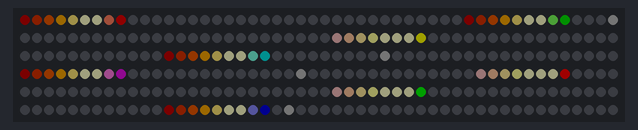
Bench run of a sketch on a simulated Arduino Uno, built for the host (arithmetic inside an expression is 32-bit, double 64-bit). Shown: 300 RGB LEDs in strip order, left to right, continuing on the next row. Dim RGB values are drawn brighter than linear; random numbers use the default seed unless the sketch sets one.

Above: at 0.16 s.
At 5.09 s:
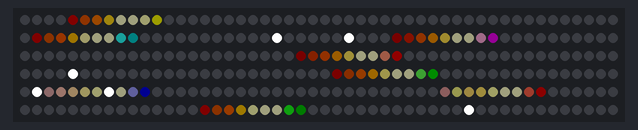
At 10.03 s:
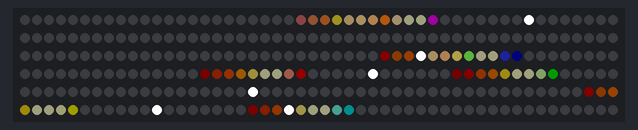
At 19.9 s:
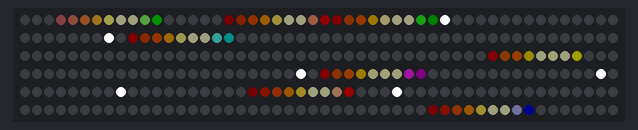
At 29.77 s:
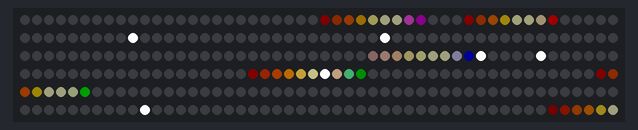
At 39.63 s:
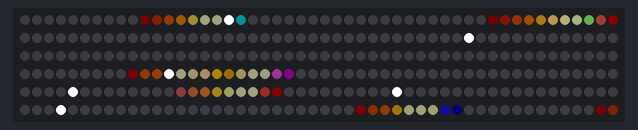

The sketch:

ard_xmas3.ino
```cpp
#include <FastLED.h>

#define LED_PIN     8
#define NUM_LEDS    300

CRGB leds[NUM_LEDS];
CRGB Star = CRGB(1, 1, 1);

float Brightness = 0.13;
const float BaseSpeed = 0.26;

// sprite data need to be adapted if you change these
const int SpriteAmount = 4;
const int RocketAmount = 8;
const int RocketSegmentAmount = 8;
const int ColorChannelAmount = 3;

// initial rocket positions
float SignalPosition[RocketAmount] = {0.2, 37.2, 75.2, 112.2, 150.2, 187.2, 225.2, 262.2};

// rocket animation sprites in RGB, RGB, etc. each line is one rocket type, there are four animation frames for boosting
int Sprites[SpriteAmount][RocketAmount][RocketSegmentAmount][ColorChannelAmount] = {
        // normal
        50, 0, 0, 100, 40, 0, 200, 80, 0, 240, 200, 0, 255, 255, 200, 255, 255, 200, 255, 255, 200, 255, 0, 0,
        50, 0, 0, 100, 40, 0, 200, 80, 0, 240, 200, 0, 255, 255, 200, 255, 255, 200, 255, 255, 200, 0, 255, 0,
        50, 0, 0, 100, 40, 0, 200, 80, 0, 240, 200, 0, 255, 255, 200, 255, 255, 200, 255, 255, 200, 255, 255, 0,
        50, 0, 0, 100, 40, 0, 200, 80, 0, 240, 200, 0, 255, 255, 200, 255, 255, 200, 255, 255, 200, 0, 255, 255,
        50, 0, 0, 100, 40, 0, 200, 80, 0, 240, 200, 0, 255, 255, 200, 255, 255, 200, 255, 255, 200, 255, 0, 255,
        50, 0, 0, 100, 40, 0, 200, 80, 0, 240, 200, 0, 255, 255, 200, 255, 255, 200, 255, 255, 200, 255, 0, 0,
        50, 0, 0, 100, 40, 0, 200, 80, 0, 240, 200, 0, 255, 255, 200, 255, 255, 200, 255, 255, 200, 0, 255, 0,
        50, 0, 0, 100, 40, 0, 200, 80, 0, 240, 200, 0, 255, 255, 200, 255, 255, 200, 255, 255, 200, 0, 0, 255,
        // boost1
        100, 50, 50, 150, 90, 50, 250, 130, 50, 255, 250, 50, 255, 255, 200, 255, 255, 200, 255, 255, 200, 255, 0, 0,
        100, 50, 50, 150, 90, 50, 250, 130, 50, 255, 250, 50, 255, 255, 200, 255, 255, 200, 255, 255, 200, 0, 255, 0,
        100, 50, 50, 150, 90, 50, 250, 130, 50, 255, 250, 50, 255, 255, 200, 255, 255, 200, 255, 255, 200, 255, 255, 0,
        100, 50, 50, 150, 90, 50, 250, 130, 50, 255, 250, 50, 255, 255, 200, 255, 255, 200, 255, 255, 200, 0, 255, 255,
        100, 50, 50, 150, 90, 50, 250, 130, 50, 255, 250, 50, 255, 255, 200, 255, 255, 200, 255, 255, 200, 255, 0, 255,
        100, 50, 50, 150, 90, 50, 250, 130, 50, 255, 250, 50, 255, 255, 200, 255, 255, 200, 255, 255, 200, 255, 0, 0,
        100, 50, 50, 150, 90, 50, 250, 130, 50, 255, 250, 50, 255, 255, 200, 255, 255, 200, 255, 255, 200, 0, 255, 0,
        100, 50, 50, 150, 90, 50, 250, 130, 50, 255, 250, 50, 255, 255, 200, 255, 255, 200, 255, 255, 200, 0, 0, 255,
        // boost2
        150, 100, 100, 200, 240, 100, 255, 180, 100, 255, 255, 100, 255, 255, 200, 255, 255, 200, 255, 255, 200, 255, 0, 0,
        150, 100, 100, 200, 240, 100, 255, 180, 100, 255, 255, 100, 255, 255, 200, 255, 255, 200, 255, 255, 200, 0, 255, 0,
        150, 100, 100, 200, 240, 100, 255, 180, 100, 255, 255, 100, 255, 255, 200, 255, 255, 200, 255, 255, 200, 255, 255, 0,
        150, 100, 100, 200, 240, 100, 255, 180, 100, 255, 255, 100, 255, 255, 200, 255, 255, 200, 255, 255, 200, 0, 255, 255,
        150, 100, 100, 200, 240, 100, 255, 180, 100, 255, 255, 100, 255, 255, 200, 255, 255, 200, 255, 255, 200, 255, 0, 255,
        150, 100, 100, 200, 240, 100, 255, 180, 100, 255, 255, 100, 255, 255, 200, 255, 255, 200, 255, 255, 200, 255, 0, 0,
        150, 100, 100, 200, 240, 100, 255, 180, 100, 255, 255, 100, 255, 255, 200, 255, 255, 200, 255, 255, 200, 0, 255, 0,
        150, 100, 100, 200, 240, 100, 255, 180, 100, 255, 255, 100, 255, 255, 200, 255, 255, 200, 255, 255, 200, 0, 0, 255,
        // boost3
        200, 150, 150, 250, 190, 150, 255, 230, 150, 255, 255, 150, 255, 255, 200, 255, 255, 200, 255, 255, 200, 255, 0, 0,
        200, 150, 150, 250, 190, 150, 255, 230, 150, 255, 255, 150, 255, 255, 200, 255, 255, 200, 255, 255, 200, 0, 255, 0,
        200, 150, 150, 250, 190, 150, 255, 230, 150, 255, 255, 150, 255, 255, 200, 255, 255, 200, 255, 255, 200, 255, 255, 0,
        200, 150, 150, 250, 190, 150, 255, 230, 150, 255, 255, 150, 255, 255, 200, 255, 255, 200, 255, 255, 200, 0, 255, 255,
        200, 150, 150, 250, 190, 150, 255, 230, 150, 255, 255, 150, 255, 255, 200, 255, 255, 200, 255, 255, 200, 255, 0, 255,
        200, 150, 150, 250, 190, 150, 255, 230, 150, 255, 255, 150, 255, 255, 200, 255, 255, 200, 255, 255, 200, 255, 0, 0,
        200, 150, 150, 250, 190, 150, 255, 230, 150, 255, 255, 150, 255, 255, 200, 255, 255, 200, 255, 255, 200, 0, 255, 0,
        200, 150, 150, 250, 190, 150, 255, 230, 150, 255, 255, 150, 255, 255, 200, 255, 255, 200, 255, 255, 200, 0, 0, 255,
};

// variables declared here for performance reasons
float Overlap;
float SignalStart;
int LedStart;
int LedEnd;
float SignalEnd;
int SignalNr;
int RocketNr;
int RocketBoost[] = {0, 0, 0, 0, 0, 0, 0, 0};
float RocketSpeedGain[] = {0, 0, 0, 0, 0, 0, 0, 0};
int Rando;

void setup() {
    FastLED.addLeds<WS2812, LED_PIN, GRB>(leds, NUM_LEDS);
}

void loop() {

    // turn all LEDs black
    FastLED.clear();

    // display random stars
    for (Rando = 0; Rando < 6; Rando++) {
        leds[random(0, NUM_LEDS)] = Star;
    }

    // draw racing rockets
    for (RocketNr = 0; RocketNr < RocketAmount; RocketNr++) {

        // randomly a rocket gains a boost
        // -- showing a different animation sprite
        if (RocketBoost[RocketNr] > 0) {
            RocketBoost[RocketNr]--;
        }

        // -- and gaining speed, which it will loose over time
        if (RocketSpeedGain[RocketNr] > 0) {
            RocketSpeedGain[RocketNr] = constrain(RocketSpeedGain[RocketNr] - (BaseSpeed / 10), 0, 9999);
        }

        if (random(1, 30) == 1) {
            RocketBoost[RocketNr] = 3;
            RocketSpeedGain[RocketNr] = BaseSpeed * 2;
        }

        // apply speed
        SignalPosition[RocketNr] = AdvancePosition(SignalPosition[RocketNr], BaseSpeed + RocketSpeedGain[RocketNr]);

        // check the LEDs on the rocket position
        for (LedStart = SignalPosition[RocketNr]; LedStart < SignalPosition[RocketNr] + RocketSegmentAmount + 1; LedStart++) {

            // and apply each color of the according animation sprite to the LED
            for (SignalNr = 0; SignalNr < RocketSegmentAmount; SignalNr++) {
                SignalStart = AdvancePosition(SignalPosition[RocketNr], SignalNr);
                LedEnd = LedStart + 1;
                SignalEnd = SignalStart + 1;

                // if the LED is not in range, skip it
                if (SignalEnd < LedStart || SignalStart > LedEnd) {
                    continue;
                }

                // subpixel animation

                // -- case A: the signal has crossed into the position of the LED
                if (SignalEnd >= LedStart && SignalEnd <= LedEnd) {
                    Overlap = SignalEnd - LedStart;
                    leds[LedStart].setRGB(
                            // BrightnessBefore + (InputBrightness * OverlapAmount * SystemBrightness)
                            constrain(leds[LedStart][0] + (Sprites[RocketBoost[RocketNr]][RocketNr][SignalNr][0] * Overlap * Brightness), 0, 255),
                            constrain(leds[LedStart][1] + (Sprites[RocketBoost[RocketNr]][RocketNr][SignalNr][1] * Overlap * Brightness), 0, 255),
                            constrain(leds[LedStart][2] + (Sprites[RocketBoost[RocketNr]][RocketNr][SignalNr][2] * Overlap * Brightness), 0, 255)
                    );
                }

                // -- case B: the signal is moving out of the position of the LED
                if (SignalStart > LedStart && SignalStart < LedEnd) {
                    Overlap = LedEnd - SignalStart;
                    leds[LedStart].setRGB(
                            // BrightnessBefore + (InputBrightness * OverlapAmount * SystemBrightness)
                            constrain(leds[LedStart][0] + (Sprites[RocketBoost[RocketNr]][RocketNr][SignalNr][0] * Overlap * Brightness), 0, 255),
                            constrain(leds[LedStart][1] + (Sprites[RocketBoost[RocketNr]][RocketNr][SignalNr][1] * Overlap * Brightness), 0, 255),
                            constrain(leds[LedStart][2] + (Sprites[RocketBoost[RocketNr]][RocketNr][SignalNr][2] * Overlap * Brightness), 0, 255)
                    );
                }
            }
        }
    }

    // render frame
    FastLED.show();

    // there was no need to delay frames for a 300 LED strip on the Mega2560 board, adjust this or the BaseSpeed if animation is running too fast
    // delay(10);
}

// used to loop the coordinates around
float AdvancePosition(float Position, float Speed) {
    Position += Speed;

    if (Position > 300) {
        Position -= 300;
    }

    return Position;
}
```
